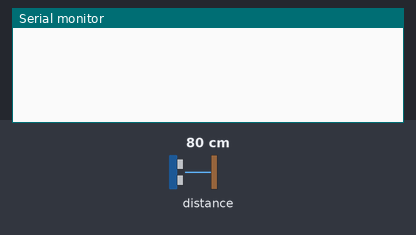
A sketch run on a simulated ESP8266 (NodeMCU). Shown: the last lines printed to the serial monitor. Wiring (inferred from the names in the program): ultrasonic range finder: trigger D4; echo D3. The test bench sets the inputs (shaded band); at power-on: distance to the obstacle 80 cm. The echo pulse lasts 58.3 µs per cm; WiFi joins after 1.5 s; servers stay silent unless stated.

Above: at 3.0 s.
3.1 s: distance to the obstacle set to 2 cm
At 4.6 s:
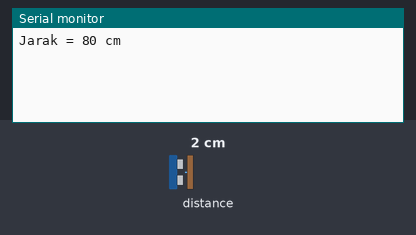
6.3 s: distance to the obstacle set to 4 cm
At 7.6 s:
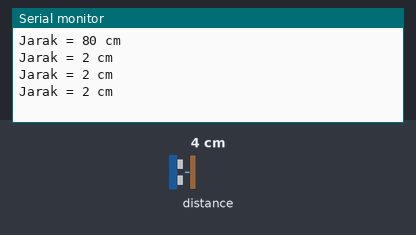
Timing chart, 0 to 9.3 s (numbered marks = the images above; inputs shaded):
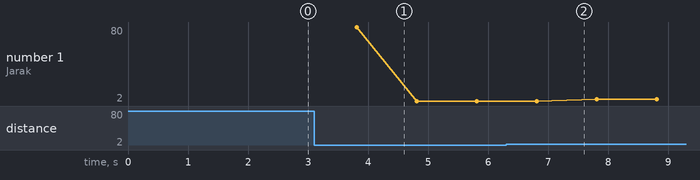

Measured:
- plotted number 1: 2 → 4 after the input at 6.3 s

The sketch:

Ultrasonic_Blynk.ino
```cpp
#define BLYNK_TEMPLATE_ID "TMPL64nM6ZX8j"
#define BLYNK_TEMPLATE_NAME "Ultrasonic"
#define BLYNK_AUTH_TOKEN "PdN3HlgOMixK8GIgyxGVjOPoZcIYufLz"

#include <ESP8266WiFi.h>
#include <BlynkSimpleEsp8266.h>

// Ganti dengan kredensial Wi-Fi Anda
char ssid[] = "P1";
char pass[] = "69696969";

// Token autentikasi Blynk
char auth[] = BLYNK_AUTH_TOKEN;

const int TRIGPIN = D4;
const int ECHOPIN = D3;
long timer;
int jarak;

// Timer untuk pengiriman data ke Blynk
BlynkTimer timers;

void sendUltraSonicData() {
  digitalWrite(TRIGPIN, LOW);
  delayMicroseconds(2);
  digitalWrite(TRIGPIN, HIGH);
  delayMicroseconds(10);
  digitalWrite(TRIGPIN, LOW);

  timer = pulseIn(ECHOPIN, HIGH);
  jarak = timer/58;
  delay(1000);

  Serial.print("Jarak = ");
  Serial.print(jarak);
  Serial.print(" cm");
  Serial.println();

  // Kirim data ke Blynk
  Blynk.virtualWrite(V0, jarak); // Kirim Jarak ke Virtual Pin V0
}

void setup()
{
  Serial.begin(9600);
  // Pin Ultrasonic
  pinMode(ECHOPIN, INPUT);
  pinMode(TRIGPIN, OUTPUT);
  // Hubungkan ke Blynk
  Blynk.begin(auth, ssid, pass);
  // Set timer untuk mengirim data setiap 1 detik
  timers.setInterval(1000L, sendUltraSonicData);
}

void loop(){
  Blynk.run();
  timers.run();
}
```
